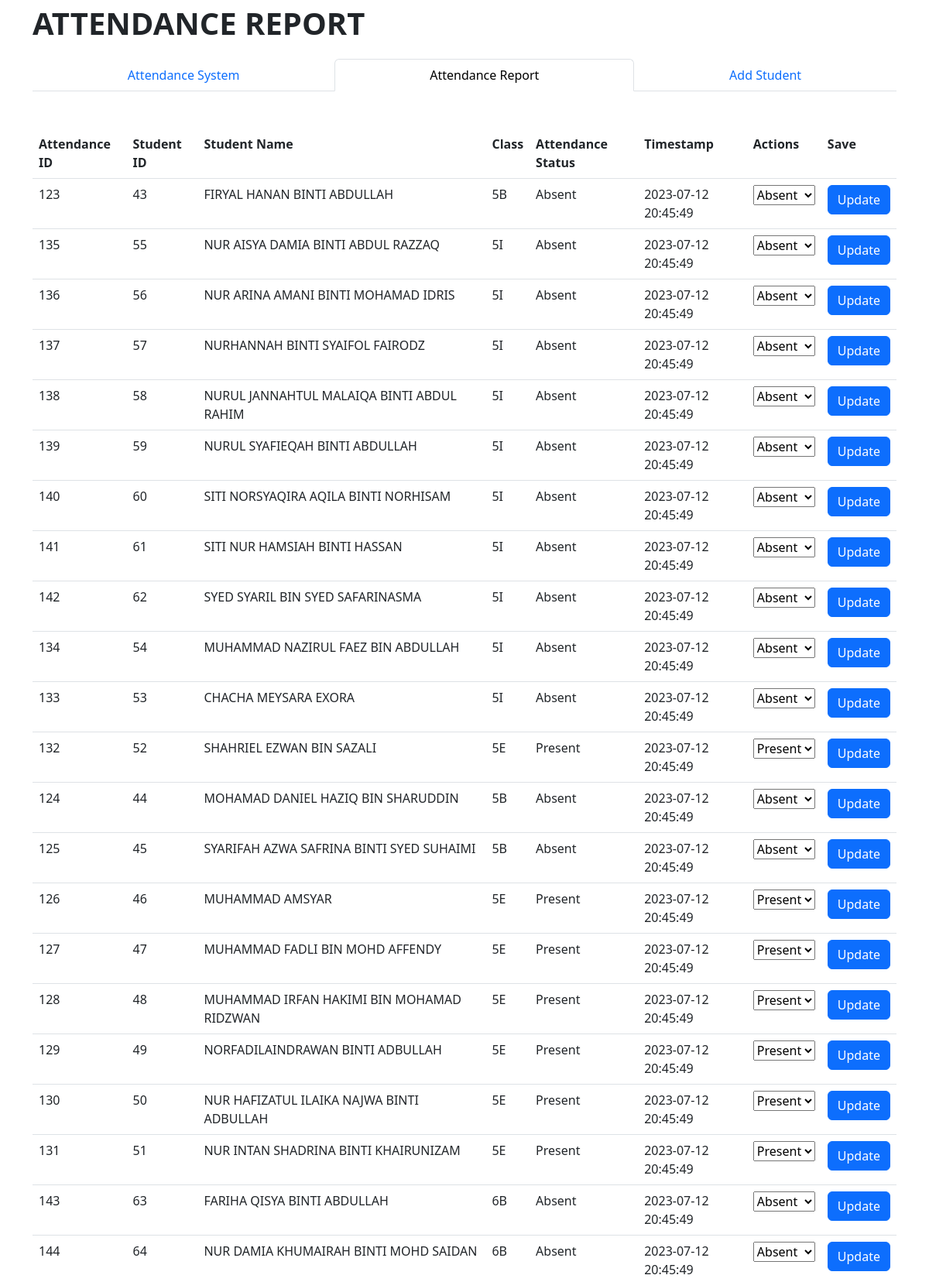
Screenshot of /attendance_report.php (upper part) with the database file from the repository.
### tables this page shows
CREATE TABLE `attendance` (
  `id` int(11) NOT NULL,
  `student_id` int(11) NOT NULL,
  `attendance_status` tinyint(1) NOT NULL,
  `timestamp` timestamp NOT NULL DEFAULT current_timestamp()
);

CREATE TABLE `students` (
  `student_id` int(11) NOT NULL,
  `student_name` varchar(255) NOT NULL,
  `class_id` int(11) DEFAULT NULL,
  `class_name` varchar(255) DEFAULT NULL
);

### attendance_report.php (the view, shortened to what this page needs)
<!DOCTYPE html>
<html>
<head>
    <link href="https://cdn.jsdelivr.net/npm/bootstrap@5.3.0/dist/css/bootstrap.min.css" rel="stylesheet">
</head>
<body>
    <div class="container-sm">
    <p class="fs-1 fw-bold">ATTENDANCE REPORT</p>
    <ul class="nav nav-tabs nav-fill mb-5">
        <li class="nav-item">
            <a class="nav-link" href="index.php">Attendance System</a>
        </li>
        <li class="nav-item">
            <a class="nav-link active" aria-current="page" href="attendance_report.php">Attendance Report</a>
        </li>
        <li class="nav-item">
            <a class="nav-link" href="add_student.php">Add Student</a>
        </li>
    </ul>
    <?php
    $servername = "localhost";
    $username = "root";
    $password = "";
    $database = "attendance_db";
    $conn = new mysqli($servername, $username, $password, $database);
    $attendanceQuery = "SELECT a.id, s.student_id, s.student_name, s.class_name, a.attendance_status, a.timestamp
                        FROM attendance a
                        INNER JOIN students s ON a.student_id = s.student_id
                        ORDER BY a.timestamp DESC";
    $result = $conn->query($attendanceQuery);
    if ($result === FALSE) {
        echo "Error executing query: " . $conn->error;
    } elseif ($result->num_rows > 0) {
        echo '
        <div class="table-responsive">
        <table class="table">
                <tr>
                    <th>Attendance ID</th>
                    <th>Student ID</th>
                    <th>Student Name</th>
                    <th>Class</th>
                    <th>Attendance Status</th>
                    <th>Timestamp</th>
                    <th>Actions</th>
                    <th>Save</th>
                </tr>';
while ($row = $result->fetch_assoc()) {
    echo "<tr>";
    echo "<td>" . $row["id"] . "</td>";
    echo "<td>" . $row["student_id"] . "</td>";
    echo "<td>" . $row["student_name"] . "</td>";
    echo "<td>" . $row["class_name"] . "</td>";
    echo "<td>" . ($row["attendance_status"] == 1 ? "Present" : "Absent") . "</td>";
    echo "<td>" . date("Y-m-d H:i:s", strtotime($row["timestamp"])) . "</td>";
    echo "<td>";
    echo '<form method="post" action="">';
    echo '<select name="attendance_status">';
    echo '<option value="1"' . ($row["attendance_status"] == 1 ? " selected" : "") . '>Present</option>';
    echo '<option value="0"' . ($row["attendance_status"] == 0 ? " selected" : "") . '>Absent</option>';
    echo '</select>';
    echo "</td>";
    echo "<td>";
    echo '<div class="text-center">
    <button class="btn btn-primary" input type="submit" name="submit" value="Update">Update</button></div>';
    echo "</td>";
    echo "</tr>";
}
        echo '</div></table>';
    } else {
        echo "<p>No attendance records found.</p>";
    }
    ?>
    </div>
</body>
</html>

### rows the page displays
attendance: id "123", student.student_id "43", student.student_name "FIRYAL HANAN BINTI ABDULLAH", student.class_name "5B", shows "Absent", timestamp "2023-07-12 20:45:49", attendance_status "Absent"
attendance: id "135", student.student_id "55", student.student_name "NUR AISYA DAMIA BINTI ABDUL RAZZAQ", student.class_name "5I", shows "Absent", timestamp "2023-07-12 20:45:49", attendance_status "Absent"
attendance: id "136", student.student_id "56", student.student_name "NUR ARINA AMANI BINTI MOHAMAD IDRIS", student.class_name "5I", shows "Absent", timestamp "2023-07-12 20:45:49", attendance_status "Absent"
attendance: id "137", student.student_id "57", student.student_name "NURHANNAH BINTI SYAIFOL FAIRODZ", student.class_name "5I", shows "Absent", timestamp "2023-07-12 20:45:49", attendance_status "Absent"
attendance: id "138", student.student_id "58", student.student_name "NURUL JANNAHTUL MALAIQA BINTI ABDUL RAHIM", student.class_name "5I", shows "Absent", timestamp "2023-07-12 20:45:49", attendance_status "Absent"
attendance: id "139", student.student_id "59", student.student_name "NURUL SYAFIEQAH BINTI ABDULLAH", student.class_name "5I", shows "Absent", timestamp "2023-07-12 20:45:49", attendance_status "Absent"
attendance: id "140", student.student_id "60", student.student_name "SITI NORSYAQIRA AQILA BINTI NORHISAM", student.class_name "5I", shows "Absent", timestamp "2023-07-12 20:45:49", attendance_status "Absent"
attendance: id "141", student.student_id "61", student.student_name "SITI NUR HAMSIAH BINTI HASSAN", student.class_name "5I", shows "Absent", timestamp "2023-07-12 20:45:49", attendance_status "Absent"
attendance: id "142", student.student_id "62", student.student_name "SYED SYARIL BIN SYED SAFARINASMA", student.class_name "5I", shows "Absent", timestamp "2023-07-12 20:45:49", attendance_status "Absent"
attendance: id "134", student.student_id "54", student.student_name "MUHAMMAD NAZIRUL FAEZ BIN ABDULLAH", student.class_name "5I", shows "Absent", timestamp "2023-07-12 20:45:49", attendance_status "Absent"
attendance: id "133", student.student_id "53", student.student_name "CHACHA MEYSARA EXORA", student.class_name "5I", shows "Absent", timestamp "2023-07-12 20:45:49", attendance_status "Absent"
attendance: id "132", student.student_id "52", student.student_name "SHAHRIEL EZWAN BIN SAZALI", student.class_name "5E", shows "Present", timestamp "2023-07-12 20:45:49", attendance_status "Present"
attendance: id "124", student.student_id "44", student.student_name "MOHAMAD DANIEL HAZIQ BIN SHARUDDIN", student.class_name "5B", shows "Absent", timestamp "2023-07-12 20:45:49", attendance_status "Absent"
attendance: id "125", student.student_id "45", student.student_name "SYARIFAH AZWA SAFRINA BINTI SYED SUHAIMI", student.class_name "5B", shows "Absent", timestamp "2023-07-12 20:45:49", attendance_status "Absent"
attendance: id "126", student.student_id "46", student.student_name "MUHAMMAD AMSYAR", student.class_name "5E", shows "Present", timestamp "2023-07-12 20:45:49", attendance_status "Present"
attendance: id "127", student.student_id "47", student.student_name "MUHAMMAD FADLI BIN MOHD AFFENDY", student.class_name "5E", shows "Present", timestamp "2023-07-12 20:45:49", attendance_status "Present"
attendance: id "128", student.student_id "48", student.student_name "MUHAMMAD IRFAN HAKIMI BIN MOHAMAD RIDZWAN", student.class_name "5E", shows "Present", timestamp "2023-07-12 20:45:49", attendance_status "Present"
attendance: id "129", student.student_id "49", student.student_name "NORFADILAINDRAWAN BINTI ADBULLAH", student.class_name "5E", shows "Present", timestamp "2023-07-12 20:45:49", attendance_status "Present"
attendance: id "130", student.student_id "50", student.student_name "NUR HAFIZATUL ILAIKA NAJWA BINTI ADBULLAH", student.class_name "5E", shows "Present", timestamp "2023-07-12 20:45:49", attendance_status "Present"
attendance: id "131", student.student_id "51", student.student_name "NUR INTAN SHADRINA BINTI KHAIRUNIZAM", student.class_name "5E", shows "Present", timestamp "2023-07-12 20:45:49", attendance_status "Present"
attendance: id "143", student.student_id "63", student.student_name "FARIHA QISYA BINTI ABDULLAH", student.class_name "6B", shows "Absent", timestamp "2023-07-12 20:45:49", attendance_status "Absent"
attendance: id "144", student.student_id "64", student.student_name "NUR DAMIA KHUMAIRAH BINTI MOHD SAIDAN", student.class_name "6B", shows "Absent", timestamp "2023-07-12 20:45:49", attendance_status "Absent"
